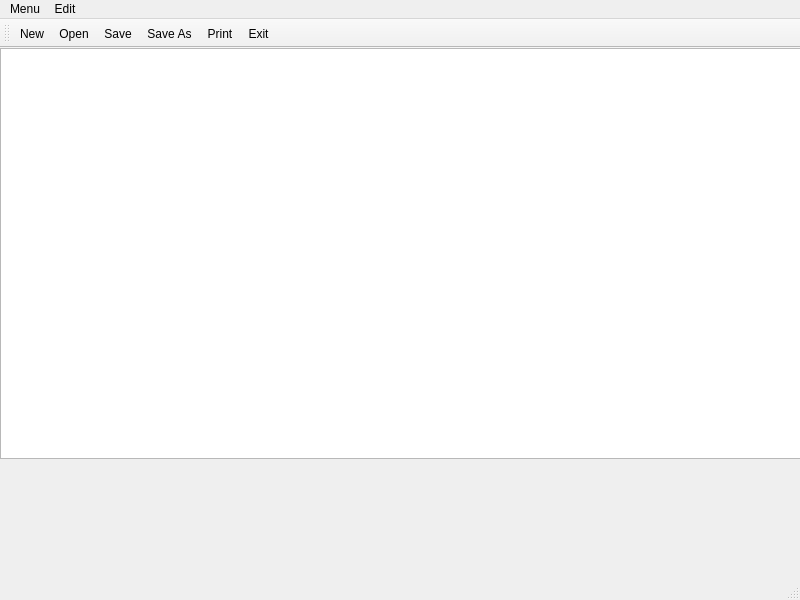
<?xml version="1.0" encoding="UTF-8"?>
<ui version="4.0">
 <class>Notepad</class>
 <widget class="QMainWindow" name="Notepad">
  <property name="geometry">
   <rect>
    <x>0</x>
    <y>0</y>
    <width>800</width>
    <height>600</height>
   </rect>
  </property>
  <property name="windowTitle">
   <string>Notepad</string>
  </property>
  <widget class="QWidget" name="centralwidget">
   <widget class="QTextEdit" name="textEdit">
    <property name="geometry">
     <rect>
      <x>0</x>
      <y>0</y>
      <width>801</width>
      <height>411</height>
     </rect>
    </property>
   </widget>
  </widget>
  <widget class="QStatusBar" name="statusbar"/>
  <widget class="QMenuBar" name="menubar">
   <property name="geometry">
    <rect>
     <x>0</x>
     <y>0</y>
     <width>800</width>
     <height>23</height>
    </rect>
   </property>
   <widget class="QMenu" name="menuMenu">
    <property name="title">
     <string>Menu</string>
    </property>
    <addaction name="actionNew"/>
    <addaction name="actionOpen"/>
    <addaction name="actionSave"/>
    <addaction name="actionSave_As"/>
    <addaction name="actionPrint"/>
    <addaction name="actionExit"/>
   </widget>
   <widget class="QMenu" name="menuEdit">
    <property name="title">
     <string>Edit</string>
    </property>
    <addaction name="actionFont"/>
    <addaction name="actionCopy"/>
    <addaction name="actionCut"/>
    <addaction name="actionPaste"/>
    <addaction name="actionDo"/>
    <addaction name="actionRedo"/>
   </widget>
   <addaction name="menuMenu"/>
   <addaction name="menuEdit"/>
  </widget>
  <widget class="QToolBar" name="toolBar">
   <property name="windowTitle">
    <string>toolBar</string>
   </property>
   <attribute name="toolBarArea">
    <enum>TopToolBarArea</enum>
   </attribute>
   <attribute name="toolBarBreak">
    <bool>false</bool>
   </attribute>
   <addaction name="actionNew"/>
   <addaction name="actionOpen"/>
   <addaction name="actionSave"/>
   <addaction name="actionSave_As"/>
   <addaction name="actionPrint"/>
   <addaction name="actionExit"/>
  </widget>
  <action name="actionOpen">
   <property name="icon">
    <iconset theme="folder-open"/>
   </property>
   <property name="text">
    <string>Open</string>
   </property>
   <property name="shortcut">
    <string>Ctrl+O</string>
   </property>
  </action>
  <action name="actionSave">
   <property name="icon">
    <iconset theme="document-save"/>
   </property>
   <property name="text">
    <string>Save</string>
   </property>
   <property name="shortcut">
    <string>Ctrl+S</string>
   </property>
  </action>
  <action name="actionSave_As">
   <property name="icon">
    <iconset theme="document-save-as"/>
   </property>
   <property name="text">
    <string>Save As</string>
   </property>
  </action>
  <action name="actionPrint">
   <property name="icon">
    <iconset theme="document-print"/>
   </property>
   <property name="text">
    <string>Print</string>
   </property>
   <property name="shortcut">
    <string>Ctrl+P</string>
   </property>
  </action>
  <action name="actionExit">
   <property name="icon">
    <iconset theme="application-exit"/>
   </property>
   <property name="text">
    <string>Exit</string>
   </property>
  </action>
  <action name="actionNew">
   <property name="icon">
    <iconset theme="document-new"/>
   </property>
   <property name="text">
    <string>New</string>
   </property>
   <property name="shortcut">
    <string>Ctrl+N</string>
   </property>
  </action>
  <action name="actionFont">
   <property name="text">
    <string>Font</string>
   </property>
  </action>
  <action name="actionCopy">
   <property name="text">
    <string>Copy</string>
   </property>
   <property name="shortcut">
    <string>Ctrl+C</string>
   </property>
  </action>
  <action name="actionCut">
   <property name="text">
    <string>Cut</string>
   </property>
   <property name="shortcut">
    <string>Ctrl+X</string>
   </property>
  </action>
  <action name="actionPaste">
   <property name="text">
    <string>Paste</string>
   </property>
   <property name="shortcut">
    <string>Ctrl+V</string>
   </property>
  </action>
  <action name="actionDo">
   <property name="text">
    <string>Undo</string>
   </property>
   <property name="shortcut">
    <string>Ctrl+Z</string>
   </property>
  </action>
  <action name="actionRedo">
   <property name="text">
    <string>Redo</string>
   </property>
   <property name="shortcut">
    <string>Ctrl+Y</string>
   </property>
  </action>
 </widget>
 <resources/>
 <connections/>
</ui>
